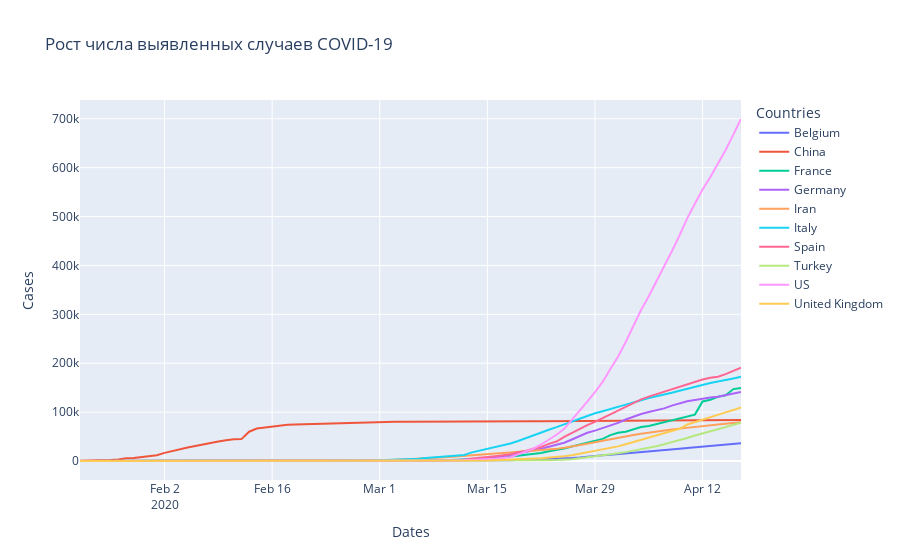

The code cell stored with this chart in its notebook:
### Code cell
# px — это сокращения заимпортированного plotly_express
px.line(df_1, 
        title='Рост числа выявленных случаев COVID-19',
        x='Dates', 
        y='Cases', 
        color='Countries')
